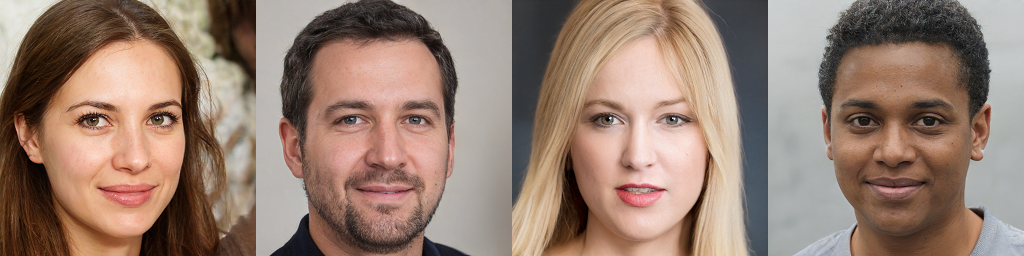
#> input picture GANs/stylegan2/images/sample.png, 1024 x 256 px, found by its file name
$ jupyter execute --allow-errors face_evaluation_tutorial.ipynb
#> lines starting #> are read from the running program, lines starting #| are printed output that depends on the picture
# Face Evaluation
This example shows how to estimate skin tone by calculating Individual Typology Angle(ITA)

Diversity in Faces<br>
Michele Merler, Nalini Ratha, Rogerio S. Feris, John R. Smith, arXiv (2019)<br>
https://arxiv.org/abs/1901.10436

Let's start by importing dependencies.

[cell 1]
import numpy as np
import cv2
import urllib.request
import os
from matplotlib import pyplot as plt

from face_evaluation import extract_non_black, calc_ita

# !pip install opencv-contrib-python

# Preparation
get the image to estimate skin tone<br>
Take a look at what the image looks like

[cell 2]
url_faces = 'https://github.com/sony/nnabla-examples/blob/master/GANs/stylegan2/images/sample.png?raw=true'
faces_path = 'faces.png'
if not os.path.isfile(faces_path):
    tgt = urllib.request.urlopen(url_faces).read()
    with open(faces_path, mode='wb') as f:
        f.write(tgt)
img = cv2.imread('faces.png')
#> img is the input picture: shape (256, 1024, 3); mean B, G, R 113, 126.6, 150.7
img = img[:, 512:768]
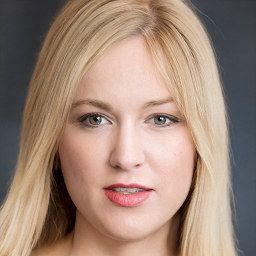
#> img: shape (256, 256, 3); mean B, G, R 119.2, 134.3, 159.3
img = cv2.cvtColor(img, cv2.COLOR_BGR2RGB)
plt.imshow(img)
plt.show()

download files to detect faces and landmarks

[cell 3]
# file to detect faces
url_cascade = 'https://raw.githubusercontent.com/opencv/opencv/master/data/haarcascades/haarcascade_frontalface_alt2.xml'
cascade_path = 'haarcascade_frontalface_alt2.xml'
#> (the rest of this cell did not finish here and is left out)

[cell 4]
cas = cv2.CascadeClassifier(cascade_path)

obj = cv2.face.createFacemarkLBF()
#> (the rest of this cell did not finish here and is left out)

# Mask the image using landmarks

Now let's define a function to mask the image using landmarks

[cell 5]
def make_masked_face_image( faces, index, img, img_copy,gray_img):
    mask_r = np.zeros_like(img)
    mask_c = np.zeros_like(img)
    mask_l = np.zeros_like(img)
    # dlib numbers
    r_cheek = [2, 3, 4, 5, 32]
    chin = [5, 6, 7, 8, 9, 10, 11, 57]
    l_cheek = [11, 12, 13, 14, 35]
    # detect landmarks
    ok, landmarks = obj.fit(gray_img, faces)
    for landmark in landmarks[0][0]:
        tup=(landmark[0], landmark[1])
        cv2.drawMarker(img_copy, tup, (255, 0, 0),markerSize=10, thickness=1)
    landmarks = np.array(landmarks)

    r_cheek_poly = np.empty([0, 2], int)
    l_cheek_poly = np.empty([0, 2], int)
    chin_poly = np.empty([0, 2], int)

    for mark in r_cheek:
        r_cheek_poly = np.append(r_cheek_poly, np.array([landmarks[index][0][mark]]), axis=0)
    for mark in l_cheek:
        l_cheek_poly = np.append(l_cheek_poly, np.array([landmarks[index][0][mark]]), axis=0)
    for mark in chin:
        chin_poly = np.append(chin_poly, np.array([landmarks[index][0][mark]]), axis=0)
    # create mask
    cv2.fillConvexPoly(mask_r, np.array(r_cheek_poly, 'int32'), color=(255, 255, 255))
    cv2.fillConvexPoly(mask_l, np.array(l_cheek_poly, 'int32'), color=(255, 255, 255))
    cv2.fillConvexPoly(mask_c, np.array(chin_poly, 'int32'), color=(255, 255, 255))
    img_filtered = cv2.blur(img, ksize=(12, 12))

    return np.where(mask_r == 255, img_filtered, mask_r), np.where(mask_c == 255, img_filtered, mask_c), np.where(mask_l == 255, img_filtered, mask_l), img_copy

Let's take a look at how the landmarks are plotted, and how the image is masked.
We will extract the right cheek, the chin, and the left cheek.

[cell 6]
img_copy = img.copy()
gray_img = cv2.cvtColor(img, cv2.COLOR_RGB2GRAY)
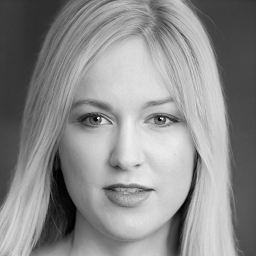
#> gray_img: shape (256, 256); min 0, max 255, mean 140.1
faces = cas.detectMultiScale(gray_img)
#> faces = [[42, 53, 170, 170]]
#> (the rest of this cell did not finish here and is left out)



images = {
    'landmark': landmark_image,
    'right cheeck': img_r,
    'chin': img_c,
    'left cheek': img_l
}

row = 1
col = len(images)
fig, axes = plt.subplots(row, col, figsize=(15,15))

for i, (k, v) in enumerate(images.items()):
    axes[i].imshow(v)
    axes[i].set_title(k)

# Calculate the ITA
Now we calculate the ITA.<br>
In particular, we calculate the ITA for 3 masked images(right cheeck, chin, left cheek), then take the mean.

#> (a cell that did not finish here is left out)

#> (a cell that did not finish here is left out)

# ITAs for different faces
Lastly, Let's take a look at how the ITA is calculated for different faces

[cell 9]
img = cv2.imread('faces.png')
img = cv2.cvtColor(img, cv2.COLOR_BGR2RGB)
#> img: shape (256, 1024, 3)
img_copy = img.copy()
gray_img = cv2.cvtColor(img, cv2.COLOR_RGB2GRAY)
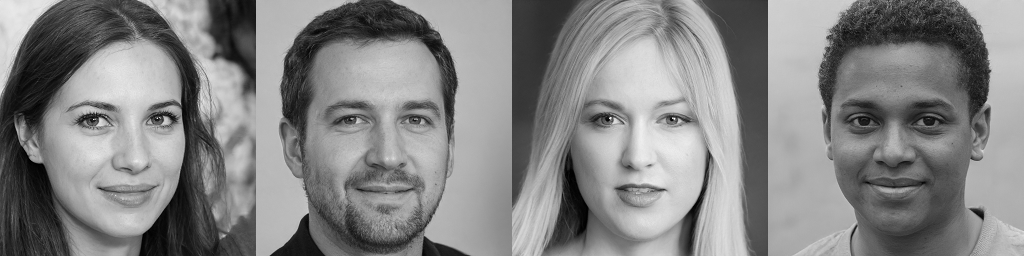
#> gray_img: shape (256, 1024); min 0, max 255, mean 132.3
faces = cas.detectMultiScale(gray_img)
#> faces = [[46, 58, 164, 164], [554, 53, 170, 170], [300, 54, 170, 170], [810, 54, 171, 171]]
ITAs = []
#> (the rest of this cell did not finish here and is left out)

$ run again, with GANs/stylegan2/images/car.png copied over GANs/stylegan2/images/sample.png
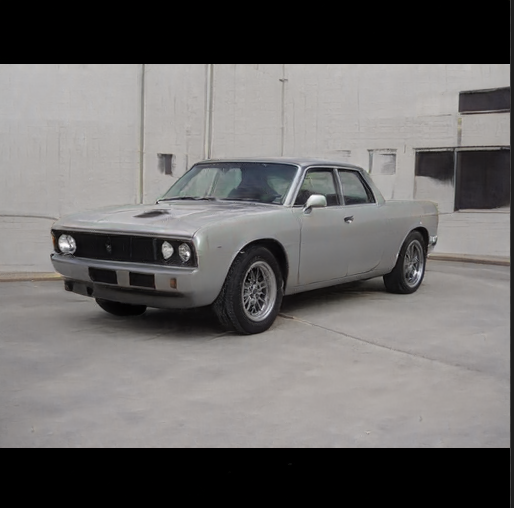
#> input picture GANs/stylegan2/images/car.png, 514 x 508 px, found by its file name
#> img is the input picture: shape (508, 514, 3); mean B, G, R 104.9, 105.5, 107.6
#> `plt.show()`:
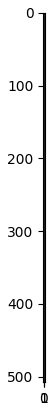
#> figure drawn by matplotlib, 1 panel
#> `gray_img = cv2.cvtColor(img, cv2.COLOR_RGB2GRAY)`: gray_img = 508 pairs, first value 30 to 30, second value 30 to 30
#> faces = ()
#> after the loop `for i in range(len(faces)):`: ITAs = []

$ run again, with GANs/stylegan2/images/cat.png copied over GANs/stylegan2/images/sample.png
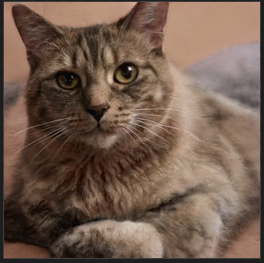
#> input picture GANs/stylegan2/images/cat.png, 264 x 263 px, found by its file name
#> img is the input picture: shape (263, 264, 3); mean B, G, R 78.4, 92.5, 115.5
#> `img = img[:, 512:768]`: img = empty array
#> `gray_img = cv2.cvtColor(img, cv2.COLOR_RGB2GRAY)`:
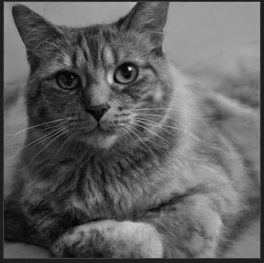
#> gray_img: shape (263, 264); min 3, max 240, mean 97.8
#> faces = ()
#> after the loop `for i in range(len(faces)):`: ITAs = []
